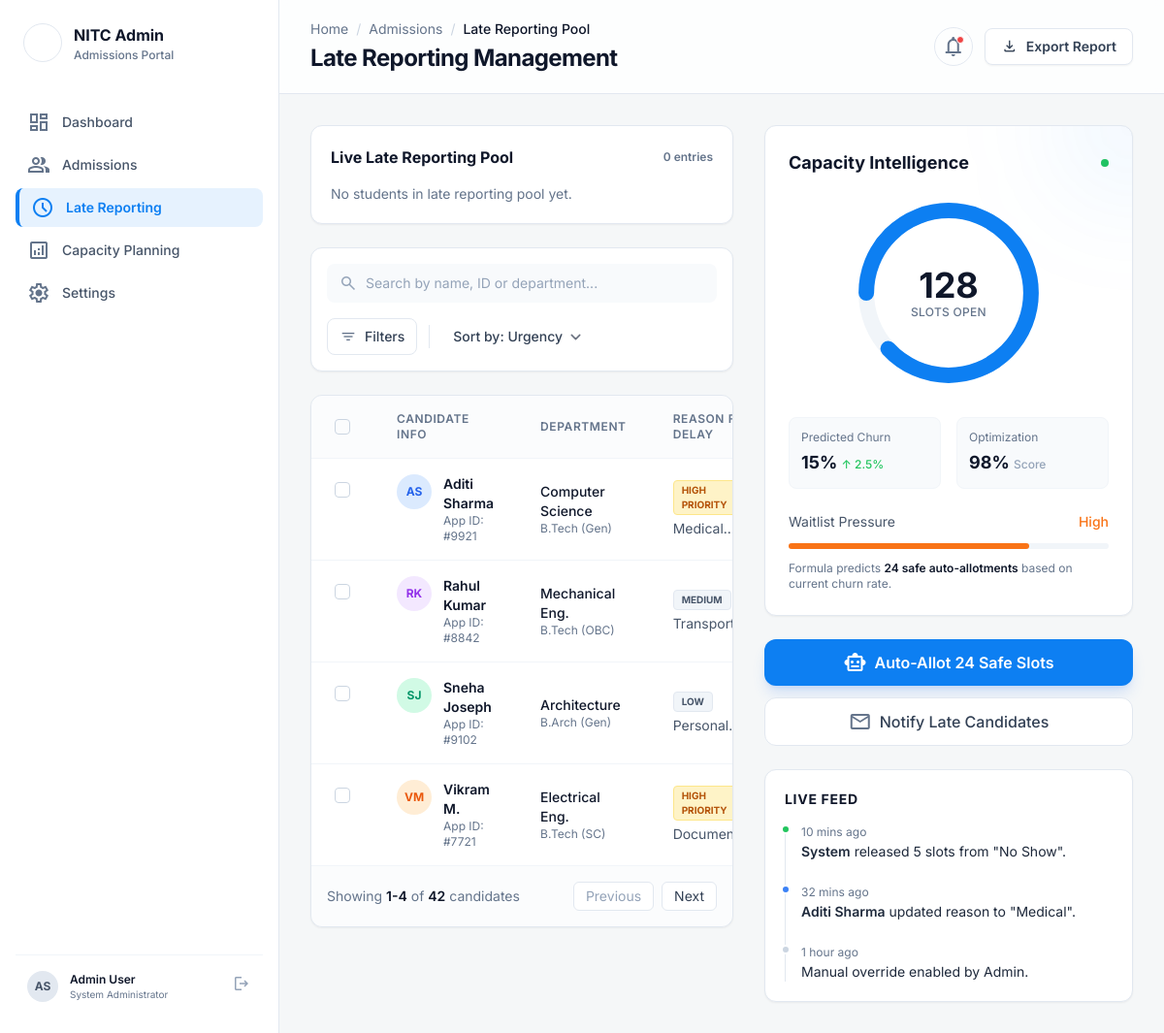
Before: /lateadmin.html with the older database file.
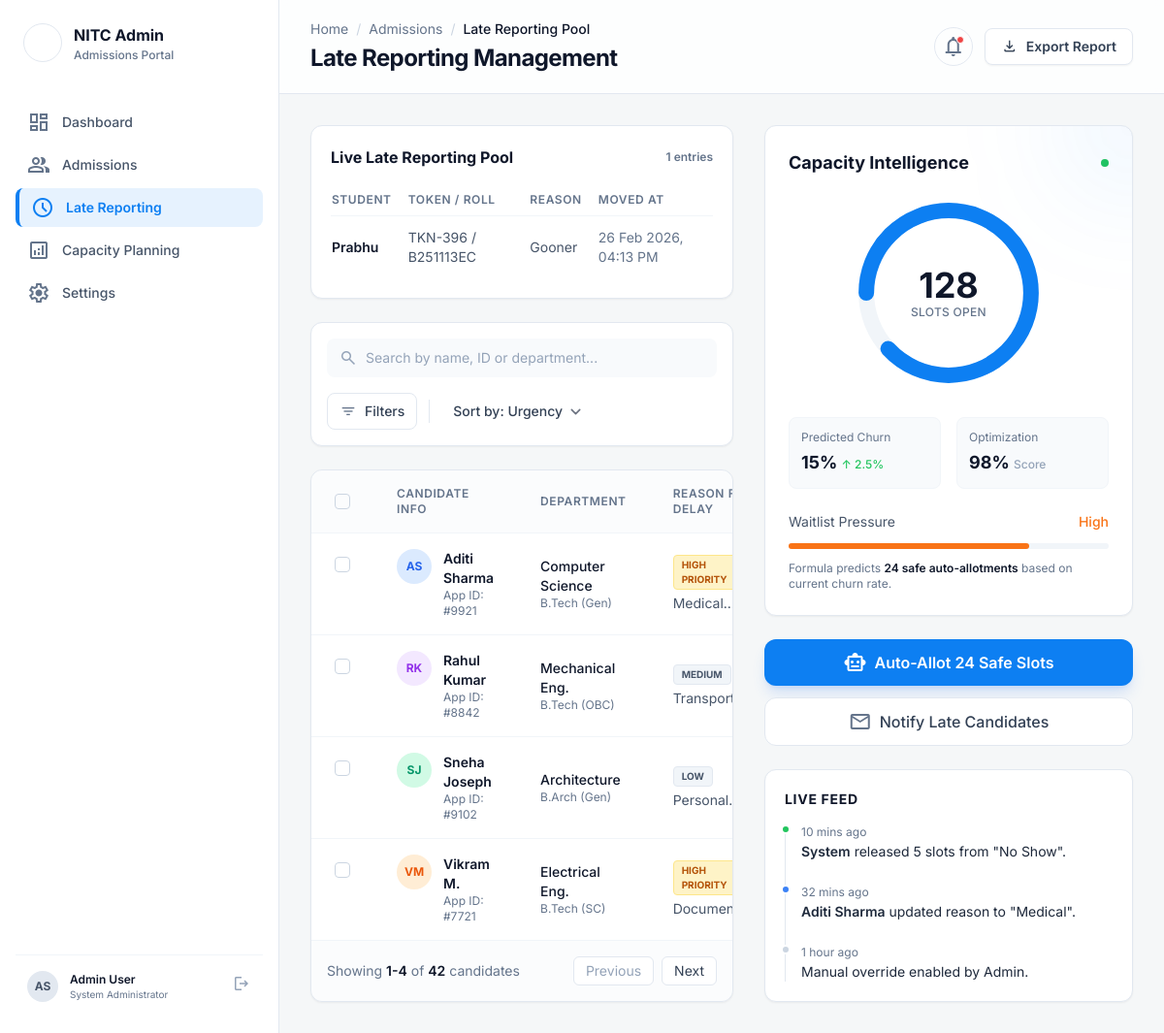
After: the same page with the newer database file.
### NITC-Physical-Reporting/queue-system/app.py (models this page shows)
class TokenBooking(db.Model):
    id = db.Column(db.Integer, primary_key=True)
    student_email = db.Column(db.String(100))
    fee_status = db.Column(db.String(20))
    payment_mode = db.Column(db.String(50))
    slot_time = db.Column(db.String(50))
    token_id = db.Column(db.String(20), unique=True)
    class10_doc = db.Column(db.String(255))
    class12_doc = db.Column(db.String(255))
    category_doc = db.Column(db.String(255))
    paid_receipt_doc = db.Column(db.String(255))
    sent_to_chanakya = db.Column(db.Boolean, default=False)
    admin1_notes = db.Column(db.Text)
    final_registration_completed = db.Column(db.Boolean, default=False)
    final_registration_completed_at = db.Column(db.String(50))
    is_bhaskara_active = db.Column(db.Boolean, default=False)
    moved_to_late_pool = db.Column(db.Boolean, default=False)
    late_reporting_reason = db.Column(db.Text)
    moved_to_late_pool_at = db.Column(db.String(50))

### NITC-Physical-Reporting/queue-system/app.py (the view)
@app.route("/lateadmin.html")
def lateadmin_page():
    late_entries = TokenBooking.query.filter_by(moved_to_late_pool=True).order_by(TokenBooking.id.desc()).all()
    return render_template("lateadmin.html", late_entries=[booking_to_view(b) for b in late_entries])

### NITC-Physical-Reporting/queue-system/app.py (called while the page is built)
def parse_identity_from_email(email):
    local = (email or "").split("@")[0]
    if "_" not in local:
        return {"name": email or "Unknown", "roll_no": "--"}
    name_part, roll_part = local.split("_", 1)
    name = name_part.replace(".", " ").replace("-", " ").title()
    return {"name": name, "roll_no": roll_part.upper()}

def build_qr_payload(token_id, roll_no=None, slot_time=None):
    parts = [f"TOKEN:{token_id or '--'}"]
    if roll_no:
        parts.append(f"ROLL:{roll_no}")
    if slot_time:
        parts.append(f"SLOT:{slot_time}")
    return "NITC-PHYSICAL-REPORTING|" + "|".join(parts)

def payment_label(raw_payment):
    if raw_payment == "already-paid":
        return "Already Paid"
    if raw_payment == "on-spot":
        return "On Spot Payment"
    if raw_payment == "education-loan":
        return "Education Loan"
    return (raw_payment or "NA").replace("-", " ").title()

### NITC-Physical-Reporting/queue-system/templates/lateadmin.html (shortened to what the changed rows need)
<!DOCTYPE html>
<html class="light" lang="en"><head>
<script src="https://cdn.tailwindcss.com?plugins=forms,container-queries"></script>
<script id="tailwind-config">
        tailwind.config = {
            darkMode: "class",
            theme: {
                extend: {
                    colors: {
                        "primary": "#0d7ff2",
                        "background-light": "#f5f7f8",
                        "background-dark": "#101922",
                    },
                    fontFamily: {
                        "display": ["Inter", "sans-serif"]
                    },
                    borderRadius: { "DEFAULT": "0.25rem", "lg": "0.5rem", "xl": "0.75rem", "2xl": "1rem", "full": "9999px" },
                },
            },
        }
    </script>
</head>
<body class="bg-background-light dark:bg-background-dark text-slate-900 dark:text-white antialiased selection:bg-primary/20 selection:text-primary">
<div class="flex h-screen w-full overflow-hidden">
<aside class="flex h-full w-72 flex-col border-r border-slate-200 bg-white dark:border-slate-800 dark:bg-[#111418] shrink-0 overflow-y-auto">
<div class="flex h-full flex-col justify-between p-4">
<div class="flex flex-col gap-4">
<div class="flex gap-3 px-2 py-2">
<div class="flex flex-col justify-center">
<h1 class="text-slate-900 dark:text-white text-base font-bold leading-normal">NITC Admin</h1>
</div>
</div>
</div>
</div>
</aside>
<main class="flex-1 flex flex-col h-full overflow-hidden bg-background-light dark:bg-background-dark relative">
<header class="flex items-center justify-between px-8 py-5 border-b border-slate-200 dark:border-slate-800 bg-white/80 dark:bg-[#111418]/80 backdrop-blur-sm sticky top-0 z-20">
<div class="flex flex-col gap-1">
<h1 class="text-2xl font-bold text-slate-900 dark:text-white tracking-tight">Late Reporting Management</h1>
</div>
</header>
<div class="flex-1 overflow-y-auto p-8">
<div class="max-w-[1600px] mx-auto flex flex-col lg:flex-row gap-8">
<div class="flex-1 flex flex-col gap-6 min-w-0">
<div class="bg-white dark:bg-[#151b24] p-5 rounded-xl border border-slate-200 dark:border-slate-800 shadow-sm">
<div class="flex items-center justify-between mb-4">
<h2 class="text-base font-bold text-slate-900 dark:text-white">Live Late Reporting Pool</h2>
<span class="text-xs font-semibold text-slate-500">{{ late_entries|length if late_entries else 0 }} entries</span>
</div>
{% if late_entries %}
<div class="overflow-x-auto">
<table class="w-full text-left border-collapse">
<thead>
<tr class="border-b border-slate-100 dark:border-slate-800">
<th class="py-2 pr-4 text-xs font-semibold uppercase tracking-wider text-slate-500">Student</th>
<th class="py-2 pr-4 text-xs font-semibold uppercase tracking-wider text-slate-500">Token / Roll</th>
<th class="py-2 pr-4 text-xs font-semibold uppercase tracking-wider text-slate-500">Reason</th>
<th class="py-2 pr-4 text-xs font-semibold uppercase tracking-wider text-slate-500">Moved At</th>
</tr>
</thead>
<tbody class="divide-y divide-slate-100 dark:divide-slate-800">
{% for entry in late_entries %}
<tr>
<td class="py-3 pr-4 text-sm font-semibold text-slate-900 dark:text-white">{{ entry.student_name }}</td>
<td class="py-3 pr-4 text-sm text-slate-600 dark:text-slate-300">{{ entry.token_id }} / {{ entry.roll_no }}</td>
<td class="py-3 pr-4 text-sm text-slate-600 dark:text-slate-300">{{ entry.late_reporting_reason or '--' }}</td>
<td class="py-3 pr-4 text-sm text-slate-500 dark:text-slate-400">{{ entry.moved_to_late_pool_at or '--' }}</td>
</tr>
{% endfor %}
</tbody>
</table>
</div>
{% else %}
<p class="text-sm text-slate-500">No students in late reporting pool yet.</p>
{% endif %}
</div>
<div class="bg-white dark:bg-[#151b24] rounded-xl border border-slate-200 dark:border-slate-800 shadow-sm overflow-hidden flex flex-col">
<div class="overflow-x-auto">
<table class="w-full text-left border-collapse">
<thead>
<tr class="border-b border-slate-100 dark:border-slate-800 bg-slate-50/50 dark:bg-slate-900/50">
<th class="py-4 px-6 text-xs font-semibold uppercase tracking-wider text-slate-500 dark:text-slate-400 w-12">
<input class="rounded border-slate-300 text-primary focus:ring-primary/20 bg-transparent" type="checkbox"/>
</th>
<th class="py-4 px-6 text-xs font-semibold uppercase tracking-wider text-slate-500 dark:text-slate-400">Candidate Info</th>
<th class="py-4 px-6 text-xs font-semibold uppercase tracking-wider text-slate-500 dark:text-slate-400">Department</th>
<th class="py-4 px-6 text-xs font-semibold uppercase tracking-wider text-slate-500 dark:text-slate-400">Reason for Delay</th>
</tr>
</thead>
</table>
</div>
</div>
</div>
<div class="w-full lg:w-[380px] flex flex-col gap-6 shrink-0">
<div class="bg-white dark:bg-[#151b24] rounded-xl border border-slate-200 dark:border-slate-800 shadow-sm p-6 relative overflow-hidden group">
<div class="flex items-center justify-between mb-6">
<h2 class="text-lg font-bold text-slate-900 dark:text-white">Capacity Intelligence</h2>
</div>
</div>
</div>
</div>
</div>
</main>
</div>
</body></html>

Changed rows visible on the page:
now on this page (row edited): TokenBooking: student_name "Prabhu", token_id "TKN-396", roll_no "B251113EC", late_reporting_reason "Gooner", moved_to_late_pool_at "26 Feb 2026, 04:13 PM"
Other visible differences:
{{ late_entries|length if late_entries else 0 }}: "0" → "1"
text no longer shown: "No students in late reporting pool yet."
text now shown: "STUDENT TOKEN / ROLL REASON MOVED AT"
